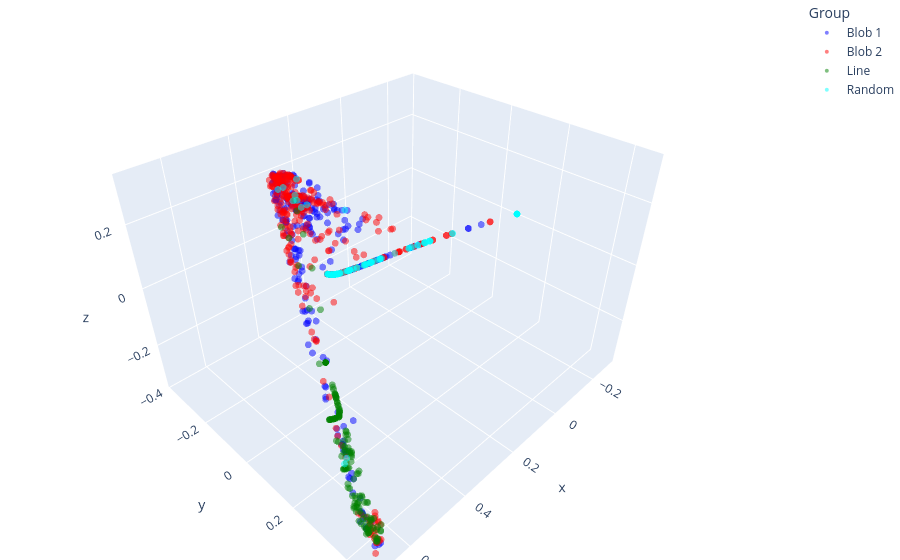

The notebook cell this image was saved under:
### Code cell
import plotly.express as px
fig = px.scatter_3d(
    x=np.real(embedding[:,0]), 
    y=np.real(embedding[:,1]), 
    z=np.real(embedding[:,2]), 
    color=(['Blob 1']*blob1.shape[0] + ['Blob 2']*blob2.shape[0] + ['Line']*line.shape[0] + ['Random']*rand_points.shape[0]),
    color_discrete_map={
        'Blob 1': 'blue',
        'Blob 2': 'red',
        'Line': 'green',
        'Random': 'cyan'
    },
    opacity=0.5,
    labels={'color': 'Group'}
)
fig.update_traces(marker=dict(size=4))
fig.update_layout(margin=dict(l=0, r=0, b=0, t=0))
fig.show()

### Figure 1 — Plotly figure (JSON) as saved in the notebook; plotly's stock layout.template omitted (floating-point values rounded to 4 significant figures; data arrays with more than 128 entries replaced by an {"elided": "..."} marker saying what was removed)
{"data": [{"hovertemplate": "Group=Blob 1<br>x=%{x}<br>y=%{y}<br>z=%{z}<extra></extra>", "legendgroup": "Blob 1", "marker": {"color": "blue", "opacity": 0.5, "size": 4, "symbol": "circle"}, "mode": "markers", "name": "Blob 1", "scene": "scene", "showlegend": true, "type": "scatter3d", "x": {"elided": "500 float values"}, "y": {"elided": "500 float values"}, "z": {"elided": "500 float values"}}, {"hovertemplate": "Group=Blob 2<br>x=%{x}<br>y=%{y}<br>z=%{z}<extra></extra>", "legendgroup": "Blob 2", "marker": {"color": "red", "opacity": 0.5, "size": 4, "symbol": "circle"}, "mode": "markers", "name": "Blob 2", "scene": "scene", "showlegend": true, "type": "scatter3d", "x": {"elided": "500 float values"}, "y": {"elided": "500 float values"}, "z": {"elided": "500 float values"}}, {"hovertemplate": "Group=Line<br>x=%{x}<br>y=%{y}<br>z=%{z}<extra></extra>", "legendgroup": "Line", "marker": {"color": "green", "opacity": 0.5, "size": 4, "symbol": "circle"}, "mode": "markers", "name": "Line", "scene": "scene", "showlegend": true, "type": "scatter3d", "x": {"elided": "200 float values"}, "y": {"elided": "200 float values"}, "z": {"elided": "200 float values"}}, {"hovertemplate": "Group=Random<br>x=%{x}<br>y=%{y}<br>z=%{z}<extra></extra>", "legendgroup": "Random", "marker": {"color": "cyan", "opacity": 0.5, "size": 4, "symbol": "circle"}, "mode": "markers", "name": "Random", "scene": "scene", "showlegend": true, "type": "scatter3d", "x": {"elided": "1000 float values"}, "y": {"elided": "1000 float values"}, "z": {"elided": "1000 float values"}}], "layout": {"legend": {"title": {"text": "Group"}, "tracegroupgap": 0}, "margin": {"b": 0, "l": 0, "r": 0, "t": 0}, "scene": {"domain": {"x": [0, 1], "y": [0, 1]}, "xaxis": {"title": {"text": "x"}}, "yaxis": {"title": {"text": "y"}}, "zaxis": {"title": {"text": "z"}}}}}
